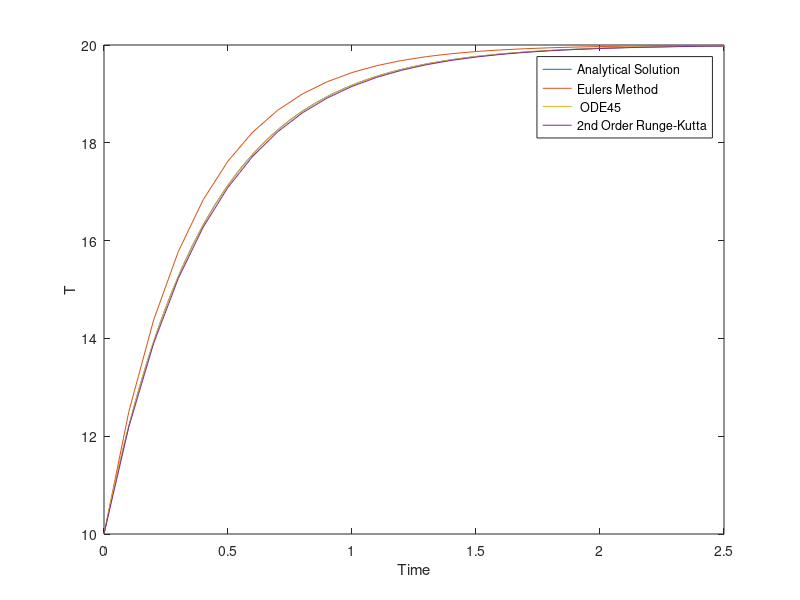

The MATLAB script that drew this image:
%% Analytical Solution
asol = @(x) 20 - 10*exp(-2.5*x); 
fplot(asol, [0,2.5])
xlabel('Time')
ylabel('T')
legend('Eulers Method, step size = .1')
hold on


%% Eulers method
N0 = 10; % initial condition
k = 2.5;  % constant
%Domain
tmax = 2.5;    % maximum time
h =.1;      % step size
t = 0:h:tmax; % time points
% Allocate population vector
N = zeros(size(t));
% Euler's Method
N(1) = N0; % Initial condition
for n = 1:length(N)-1    
    N(n+1) = N(n) + h*k*(20-N(n));
end
% Plot Euler
plot(t,N,'-');
xlabel('Time')
ylabel('T')
legend('Eulers Method, step size = .1')


%% ODE45
tspan = [0,2.5];
y0 = 10;
[t,y] = ode45(@(t,y) k*(20-y), tspan, y0);
plot(t,y,'-')
xlabel('Time')
ylabel('T')
legend('ODE45')

%% Second Order Rung-Kutta
y0 = 10;                  
h=0.1;                   
t = 0:h:2.5;               
N = zeros(size(t));  
N(1) = y0;           
for i=1:(length(t)-1)
  k1 = 2.5*(20-N(i));             
  y1 = N(i)+k1*h/2;    
  k2 = 2.5*(20-y1);                 
  N(i+1) = N(i) + k2*h; 
end
plot(t,N);
xlabel('Time')
ylabel('T')
legend('Analytical Solution', 'Eulers Method', ' ODE45','2nd Order Runge-Kutta')




